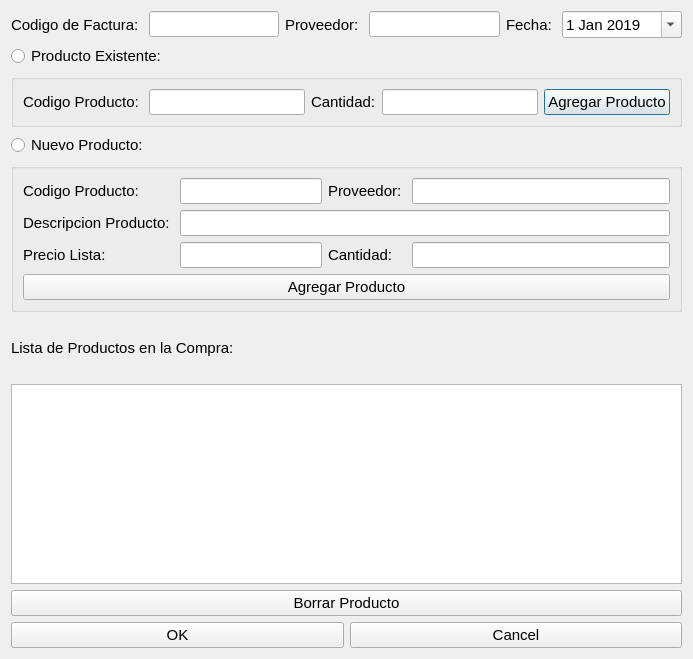
<?xml version="1.0" encoding="UTF-8"?>
<ui version="4.0">
 <class>CompraDialog</class>
 <widget class="QDialog" name="CompraDialog">
  <property name="geometry">
   <rect>
    <x>0</x>
    <y>0</y>
    <width>693</width>
    <height>659</height>
   </rect>
  </property>
  <property name="minimumSize">
   <size>
    <width>693</width>
    <height>650</height>
   </size>
  </property>
  <property name="maximumSize">
   <size>
    <width>693</width>
    <height>659</height>
   </size>
  </property>
  <property name="windowTitle">
   <string>Dialog</string>
  </property>
  <layout class="QGridLayout" name="gridLayout_2">
   <item row="1" column="0">
    <layout class="QVBoxLayout" name="verticalLayout">
     <item>
      <layout class="QHBoxLayout" name="horizontalLayout_2">
       <item>
        <widget class="QLabel" name="label">
         <property name="font">
          <font>
           <pointsize>11</pointsize>
          </font>
         </property>
         <property name="text">
          <string>Codigo de Factura: </string>
         </property>
        </widget>
       </item>
       <item>
        <widget class="QLineEdit" name="codigoFacturaLineEdit">
         <property name="font">
          <font>
           <pointsize>11</pointsize>
          </font>
         </property>
        </widget>
       </item>
       <item>
        <widget class="QLabel" name="label_2">
         <property name="font">
          <font>
           <pointsize>11</pointsize>
          </font>
         </property>
         <property name="text">
          <string>Proveedor: </string>
         </property>
        </widget>
       </item>
       <item>
        <widget class="QLineEdit" name="proveedorLineEdit">
         <property name="font">
          <font>
           <pointsize>11</pointsize>
          </font>
         </property>
        </widget>
       </item>
       <item>
        <widget class="QLabel" name="label_3">
         <property name="font">
          <font>
           <pointsize>11</pointsize>
          </font>
         </property>
         <property name="text">
          <string>Fecha: </string>
         </property>
        </widget>
       </item>
       <item>
        <widget class="QDateEdit" name="dateEdit">
         <property name="minimumSize">
          <size>
           <width>120</width>
           <height>0</height>
          </size>
         </property>
         <property name="maximumSize">
          <size>
           <width>120</width>
           <height>16777215</height>
          </size>
         </property>
         <property name="font">
          <font>
           <pointsize>11</pointsize>
          </font>
         </property>
         <property name="dateTime">
          <datetime>
           <hour>0</hour>
           <minute>0</minute>
           <second>0</second>
           <year>2019</year>
           <month>1</month>
           <day>1</day>
          </datetime>
         </property>
         <property name="calendarPopup">
          <bool>true</bool>
         </property>
        </widget>
       </item>
      </layout>
     </item>
     <item>
      <layout class="QVBoxLayout" name="verticalLayout_2">
       <item>
        <widget class="QRadioButton" name="productoExistenteRadioButton">
         <property name="font">
          <font>
           <pointsize>11</pointsize>
          </font>
         </property>
         <property name="text">
          <string>Producto Existente:</string>
         </property>
        </widget>
       </item>
       <item>
        <widget class="QGroupBox" name="productoExistenteGroupBox">
         <property name="font">
          <font>
           <pointsize>11</pointsize>
          </font>
         </property>
         <property name="styleSheet">
          <string notr="true">font: 11pt &quot;.SF NS Text&quot;;</string>
         </property>
         <property name="title">
          <string/>
         </property>
         <property name="checkable">
          <bool>false</bool>
         </property>
         <layout class="QHBoxLayout" name="horizontalLayout_4">
          <item>
           <widget class="QLabel" name="label_4">
            <property name="text">
             <string>Codigo Producto: </string>
            </property>
           </widget>
          </item>
          <item>
           <widget class="QLineEdit" name="codigoProductoExistenteLineEdit"/>
          </item>
          <item>
           <widget class="QLabel" name="label_12">
            <property name="text">
             <string>Cantidad:</string>
            </property>
           </widget>
          </item>
          <item>
           <widget class="QLineEdit" name="cantidadNuevoProductoLineEdit_2"/>
          </item>
          <item>
           <widget class="QPushButton" name="agregarProductoExistenteButton">
            <property name="text">
             <string>Agregar Producto</string>
            </property>
           </widget>
          </item>
         </layout>
        </widget>
       </item>
       <item>
        <widget class="QRadioButton" name="productoNuevoRadioButton">
         <property name="font">
          <font>
           <pointsize>11</pointsize>
          </font>
         </property>
         <property name="text">
          <string>Nuevo Producto:</string>
         </property>
        </widget>
       </item>
       <item>
        <widget class="QGroupBox" name="nuevoProductoGroupBox">
         <property name="font">
          <font>
           <pointsize>11</pointsize>
          </font>
         </property>
         <property name="styleSheet">
          <string notr="true">font: 11pt &quot;.SF NS Text&quot;;</string>
         </property>
         <property name="title">
          <string/>
         </property>
         <layout class="QGridLayout" name="gridLayout">
          <item row="0" column="1" colspan="2">
           <widget class="QLineEdit" name="codigoProductoNuevoLineEdit"/>
          </item>
          <item row="1" column="0">
           <widget class="QLabel" name="label_7">
            <property name="text">
             <string>Descripcion Producto: </string>
            </property>
           </widget>
          </item>
          <item row="0" column="3">
           <widget class="QLabel" name="label_8">
            <property name="text">
             <string>Proveedor: </string>
            </property>
           </widget>
          </item>
          <item row="0" column="0">
           <widget class="QLabel" name="label_6">
            <property name="text">
             <string>Codigo Producto: </string>
            </property>
           </widget>
          </item>
          <item row="0" column="4">
           <widget class="QLineEdit" name="proveedorNuevoProductoLineEdit"/>
          </item>
          <item row="1" column="1" colspan="4">
           <widget class="QLineEdit" name="descripcionNuevoProductoLineEdit"/>
          </item>
          <item row="2" column="0">
           <widget class="QLabel" name="label_9">
            <property name="text">
             <string>Precio Lista:</string>
            </property>
           </widget>
          </item>
          <item row="2" column="1" colspan="2">
           <widget class="QLineEdit" name="precioListaNuevoProductoLineEdit"/>
          </item>
          <item row="3" column="0" colspan="5">
           <widget class="QPushButton" name="agregarProductoNuevoButton">
            <property name="text">
             <string>Agregar Producto</string>
            </property>
           </widget>
          </item>
          <item row="2" column="3">
           <widget class="QLabel" name="label_11">
            <property name="text">
             <string>Cantidad:</string>
            </property>
           </widget>
          </item>
          <item row="2" column="4">
           <widget class="QLineEdit" name="cantidadNuevoProductoLineEdit"/>
          </item>
         </layout>
        </widget>
       </item>
      </layout>
     </item>
     <item>
      <layout class="QVBoxLayout" name="verticalLayout_3">
       <item>
        <widget class="QLabel" name="label_10">
         <property name="font">
          <font>
           <pointsize>11</pointsize>
          </font>
         </property>
         <property name="text">
          <string>Lista de Productos en la Compra:</string>
         </property>
        </widget>
       </item>
       <item>
        <widget class="QTableView" name="productosCompraTableView">
         <property name="minimumSize">
          <size>
           <width>0</width>
           <height>200</height>
          </size>
         </property>
         <property name="maximumSize">
          <size>
           <width>16777215</width>
           <height>200</height>
          </size>
         </property>
        </widget>
       </item>
       <item>
        <widget class="QPushButton" name="borrarProductoButton">
         <property name="font">
          <font>
           <pointsize>11</pointsize>
          </font>
         </property>
         <property name="text">
          <string>Borrar Producto</string>
         </property>
        </widget>
       </item>
      </layout>
     </item>
    </layout>
   </item>
   <item row="3" column="0">
    <layout class="QHBoxLayout" name="horizontalLayout">
     <item>
      <widget class="QPushButton" name="okButton">
       <property name="font">
        <font>
         <pointsize>11</pointsize>
        </font>
       </property>
       <property name="text">
        <string>OK</string>
       </property>
      </widget>
     </item>
     <item>
      <widget class="QPushButton" name="cancelButton">
       <property name="font">
        <font>
         <pointsize>11</pointsize>
        </font>
       </property>
       <property name="text">
        <string>Cancel</string>
       </property>
      </widget>
     </item>
    </layout>
   </item>
  </layout>
 </widget>
 <resources/>
 <connections/>
</ui>
